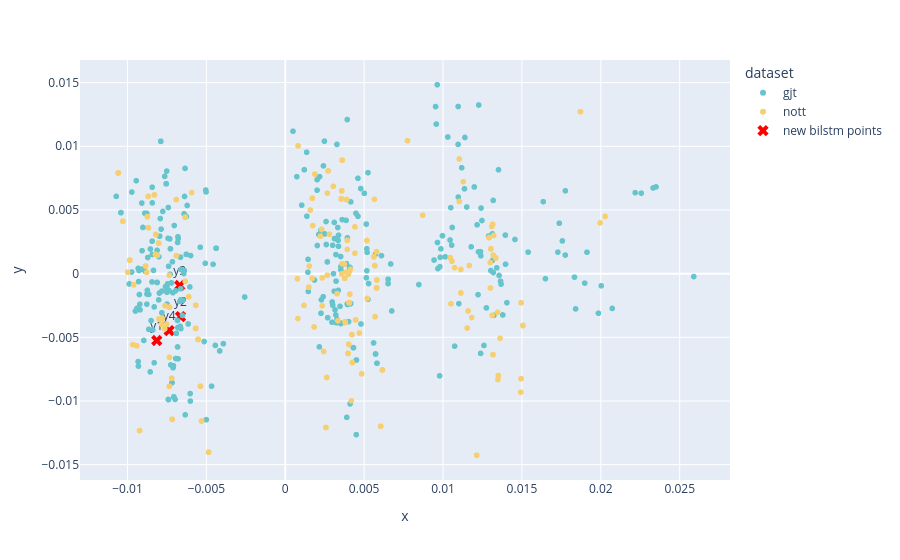

Notebook code for this chart:
### Code cell
# chords_list = [metadata[i]['chords'] for i in range(len(y_graph))]
df_bilstm = pd.DataFrame({
    'x': y_bilstm[:,0],
    'y': y_bilstm[:,1],
    'chords': chords_list,
    'dataset': datasets_list
})
fig = px.scatter(
    data_frame=df_bilstm,
    x='x',
    y='y',
    color='dataset',
    color_discrete_sequence=px.colors.qualitative.Pastel,
    hover_data=['chords']
)
fig.add_trace(go.Scatter(
    x=new_bilstm_2d[:, 0],
    y=new_bilstm_2d[:, 1],
    mode='markers+text',
    marker=dict(color='red', size=10, symbol='x'),
    text=['y1', 'y2', 'y3', 'y4'],
    hovertext=[
        in_seq_1.replace(';','<br>').replace('b_', '<br>b_'),
        in_seq_2.replace(';','<br>').replace('b_', '<br>b_'),
        in_seq_3.replace(';','<br>').replace('b_', '<br>b_'),
        in_seq_4.replace(';','<br>').replace('b_', '<br>b_'),
    ],
    hoverinfo='text',
    textposition='top center',
    name='new bilstm points'
))
fig.show()

# fig = px.scatter(
#     data_frame=df,
#     x='x',
#     y='y',
#     hover_data=['chords']
# )
# fig.show()

### Figure 1 — Plotly figure (JSON) as saved in the notebook; plotly's stock layout.template omitted (floating-point values rounded to 4 significant figures; data arrays with more than 128 entries replaced by an {"elided": "..."} marker saying what was removed)
{"data": [{"customdata": {"elided": "390x1 str values"}, "hovertemplate": "dataset=gjt<br>x=%{x}<br>y=%{y}<br>chords=%{customdata[0]}<extra></extra>", "legendgroup": "gjt", "marker": {"color": "rgb(102, 197, 204)", "symbol": "circle"}, "mode": "markers", "name": "gjt", "showlegend": true, "type": "scattergl", "x": {"elided": "390 float values"}, "xaxis": "x", "y": {"elided": "390 float values"}, "yaxis": "y"}, {"customdata": {"elided": "664x1 str values"}, "hovertemplate": "dataset=nott<br>x=%{x}<br>y=%{y}<br>chords=%{customdata[0]}<extra></extra>", "legendgroup": "nott", "marker": {"color": "rgb(246, 207, 113)", "symbol": "circle"}, "mode": "markers", "name": "nott", "showlegend": true, "type": "scattergl", "x": {"elided": "664 float values"}, "xaxis": "x", "y": {"elided": "664 float values"}, "yaxis": "y"}, {"hoverinfo": "text", "hovertext": ["<br>b_D:7(b9)_@2<br>G:maj_@2", "<br>b_D:9_@2<br>G:maj_@2", "<br>b_F#:hdim7_@2<br>G:maj_@2", "<br>b_G#:7_@2<br>G:maj_@2"], "marker": {"color": "red", "size": 10, "symbol": "x"}, "mode": "markers+text", "name": "new bilstm points", "text": ["y1", "y2", "y3", "y4"], "textposition": "top center", "type": "scatter", "x": [-0.008145, -0.006641, -0.006692, -0.007359], "y": [-0.005249, -0.003378, -0.0009345, -0.004474]}], "layout": {"legend": {"title": {"text": "dataset"}, "tracegroupgap": 0}, "margin": {"t": 60}, "xaxis": {"anchor": "y", "domain": [0, 1], "title": {"text": "x"}}, "yaxis": {"anchor": "x", "domain": [0, 1], "title": {"text": "y"}}}}
